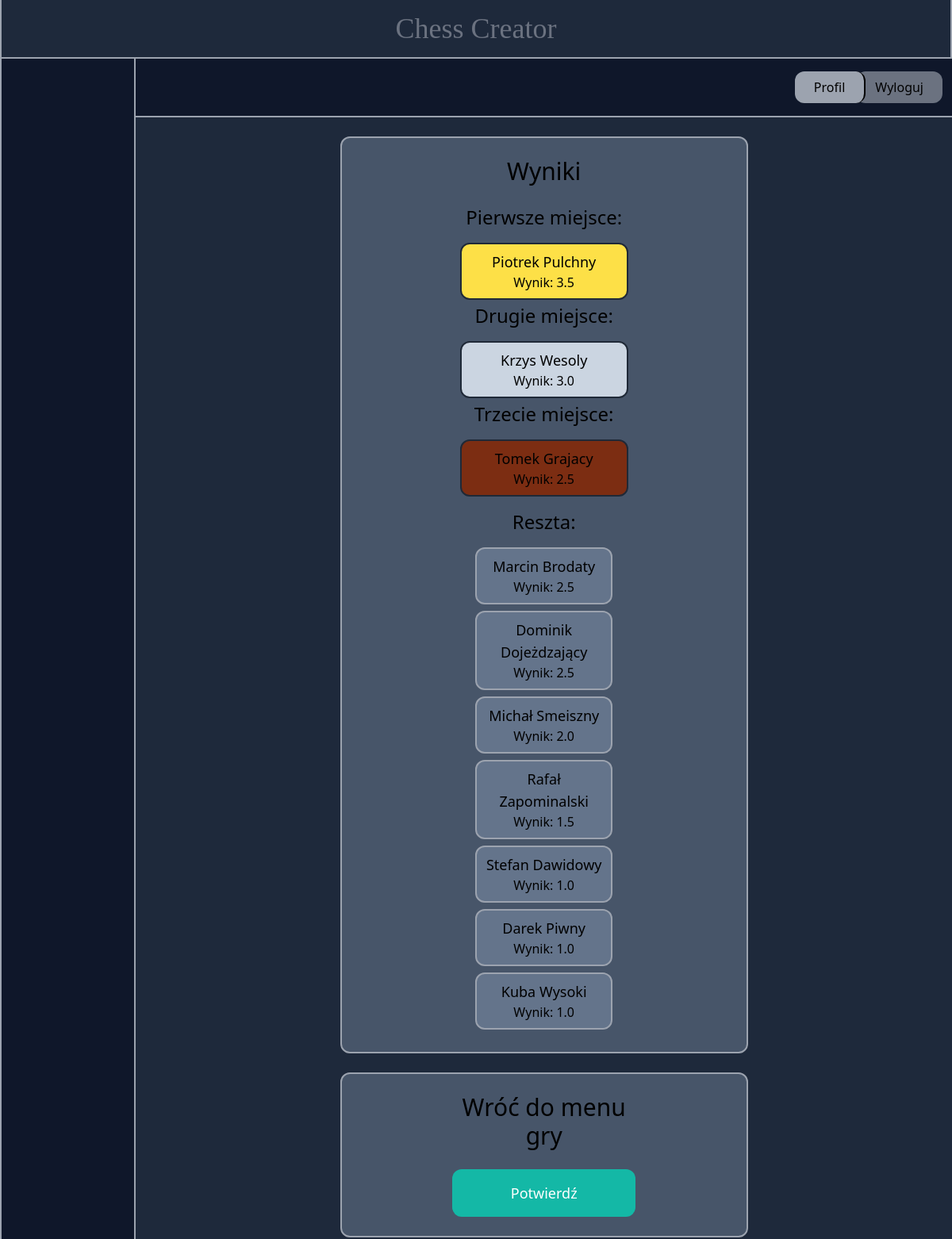
Page /chess/view_results/2/ (signed in, upper part) on the earlier database version.
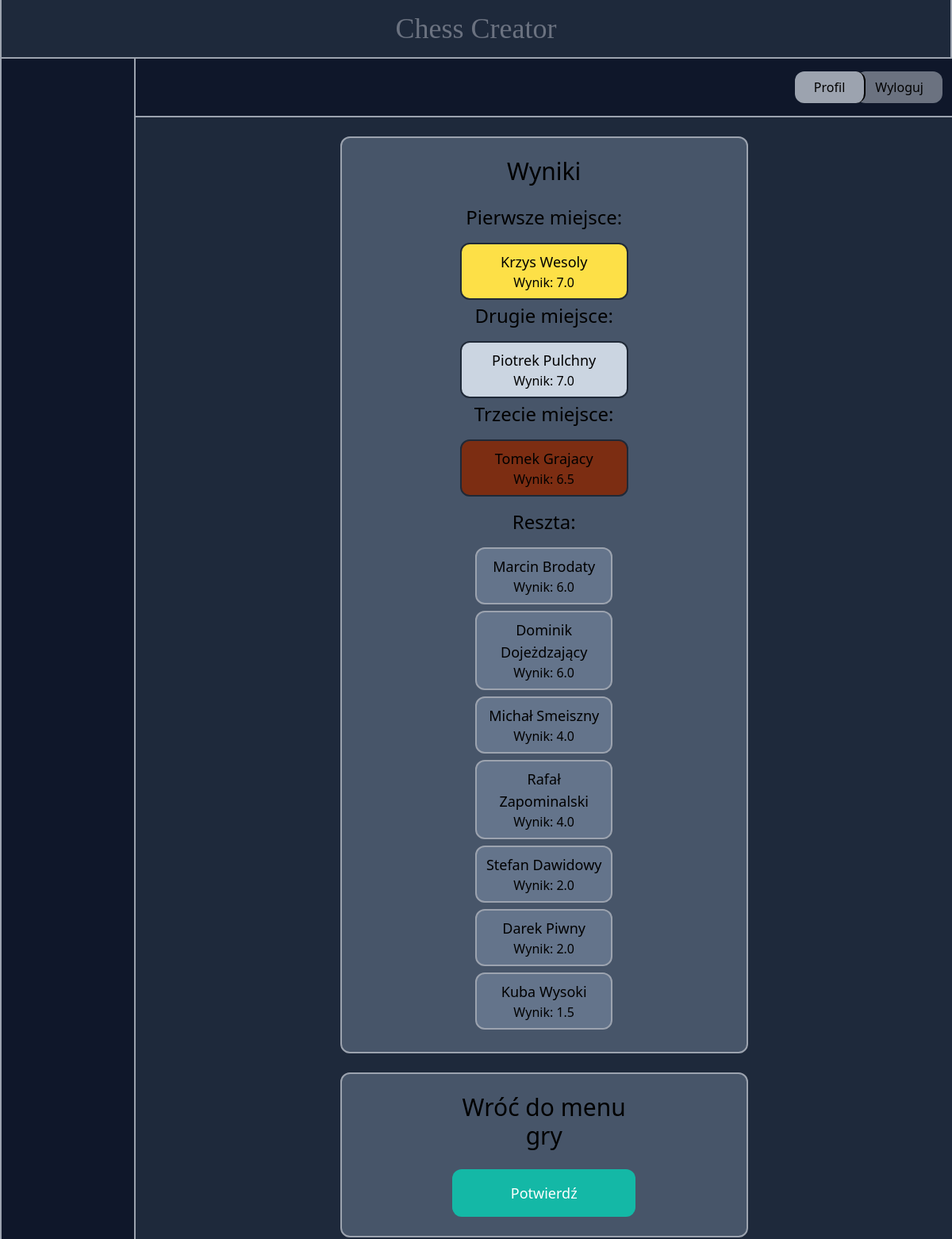
Same page on the later database version.
### chesstour/models.py (models this page shows, shortened)
class Chess_Player(models.Model):
    name = models.CharField(max_length=50)
    surname = models.CharField(max_length=50)
    username = models.CharField(max_length=50)
    rating = models.FloatField(default=0)
    birth_date = models.DateField(null=True, blank=True)
    tournament = models.ForeignKey(Chess_Tournament, on_delete=models.CASCADE)
    white_games = models.IntegerField(default=0)
    class Meta:
        ordering = ('name',)

### chesstour/views.py (the view)
# urls.py: path('view_results/<int:pk>/', views.view_results, name='view_results')
@login_required
def view_results(request, pk):
    tournament = Chess_Tournament.objects.get(pk=pk)
    if tournament.created_by != request.user:
        return redirect('core:manage')
    players = Chess_Player.objects.filter(tournament=tournament).order_by('-rating')
    if players.count() < 3:
        return redirect('chesstour:edit', pk=pk)
    first = players[0]
    second = players[1]
    third = players[2]
    players=players[3:]
    if request.method == 'POST':
        tournament.delete()
        return redirect('core:manage')
    return render(request, 'chesstour/view_results.html', {'tournament': tournament, 'players': players, 'first': first, 'second': second, 'third': third})

### chesstour/templates/chesstour/view_results.html (shortened to what this page needs)
{% extends 'core/base.html' %}
{% block content %}
<div class="w-1/2 my-6 mx-auto p-6 bg-slate-600 rounded-xl border-gray-400 border-2">
    <div class="justify-center flex flex-col mx-auto w-1/2">
        <h1 class="mb-6 text-3xl text-center ">Wyniki</h1>
            <h2 class="mb-3 text-2xl text-center">Pierwsze miejsce:</h2>
                <a href="{%url 'chesstour:manage_players' pk=tournament.id spk=first.id %}" class="w-11/12 my-1 p-2 mx-auto bg-yellow-300 rounded-xl border-gray-800 border-2 text-center">                <div class="text-lg">
                        {{first.name|capfirst}}
                        {{first.surname|capfirst}}
                    </div>
                    Wynik: {{first.rating}}
                </a>
            <h2 class="mb-3 text-2xl text-center">Drugie miejsce:</h2>
                <a href="{%url 'chesstour:manage_players' pk=tournament.id spk=second.id %}" class="w-11/12 my-1 p-2 mx-auto bg-slate-300 rounded-xl border-gray-800 border-2 text-center">                <div class="text-lg">
                        {{second.name|capfirst}}
                        {{second.surname|capfirst}}
                    </div>
                    Wynik: {{second.rating}}
                </a>
            <h2 class="mb-3 text-2xl text-center">Trzecie miejsce:</h2>
                <a href="{%url 'chesstour:manage_players' pk=tournament.id spk=third.id %}" class="w-11/12 my-1 p-2 mx-auto bg-orange-900 rounded-xl border-gray-800 border-2 text-center">                <div class="text-lg">
                        {{third.name|capfirst}}
                        {{third.surname|capfirst}}
                    </div>
                    Wynik: {{third.rating}}
                </a>
            <h2 class="my-3 text-2xl text-center">Reszta:</h2>
            {% for player in players %}
            <a href="{%url 'chesstour:manage_players' pk=tournament.id spk=player.id %}" class="w-3/4 my-1 p-2 mx-auto bg-slate-500 rounded-xl border-gray-400 border-2 text-center">
                <div>
                    <div class="text-lg">
                    {{player.name|capfirst}}
                    {{player.surname|capfirst}}
                    </div>
                    Wynik: {{player.rating}}
                </div>
            </a>
        {% endfor %}
    </div>
</div>
<div class="w-1/2 my-6 mx-auto p-6 bg-slate-600 rounded-xl border-gray-400 border-2">
    <div class="justify-center flex flex-col mx-auto w-1/2">
        <h1 class="mb-6 text-3xl text-center">Wróć do menu gry</h1>
        <a href="{% url 'chesstour:edit' tournament.id %}" class="py-4 px-8 text-lg rounded-xl bg-teal-500 hover:bg-teal-700 text-white text-center" name="tournament_form">Potwierdź</a>
    </div>
</div>
{% endblock %}

Differences in the rows shown:
changed Chess_Player "Tomek": rating "2.5" → "6.5"
changed Chess_Player "Marcin": rating "2.5" → "6.0"
changed Chess_Player "Dominik": rating "2.5" → "6.0"
changed Chess_Player "Michał": rating "2.0" → "4.0"
changed Chess_Player "Rafał": rating "1.5" → "4.0"
changed Chess_Player "Stefan": rating "1.0" → "2.0"
changed Chess_Player "Darek": rating "1.0" → "2.0"
changed Chess_Player "Kuba": rating "1.0" → "1.5"
Other differences:
{{ first.name|capfirst }}: "Piotrek" → "Krzys"
{{ first.surname|capfirst }}: "Pulchny" → "Wesoly"
{{ first.rating }}: "3.5" → "7.0"
{{ second.name|capfirst }}: "Krzys" → "Piotrek"
{{ second.surname|capfirst }}: "Wesoly" → "Pulchny"
{{ second.rating }}: "3.0" → "7.0"
